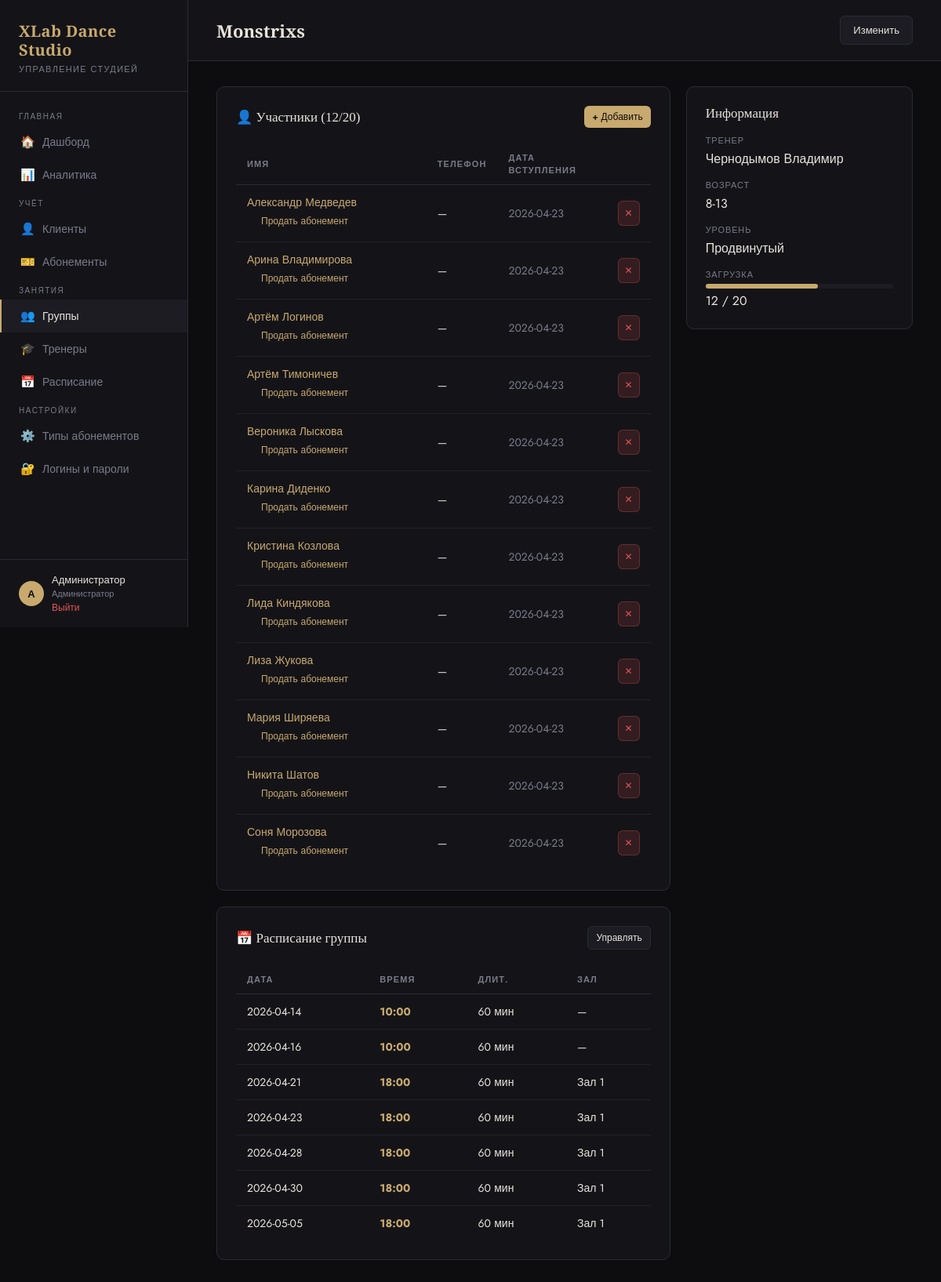
Screenshot of /groups/2 (signed in) with the database file from the repository.
### tables this page shows
CREATE TABLE users (
            id INTEGER PRIMARY KEY AUTOINCREMENT,
            role TEXT NOT NULL, -- admin | trainer
            username TEXT UNIQUE NOT NULL,
            password TEXT NOT NULL,
            name TEXT NOT NULL,
            trainer_id INTEGER UNIQUE REFERENCES trainers(id) ON DELETE CASCADE
        );

CREATE TABLE groups (
            id INTEGER PRIMARY KEY AUTOINCREMENT,
            name TEXT NOT NULL,
            trainer_id INTEGER REFERENCES trainers(id) ON DELETE SET NULL,
            age_range TEXT,
            level TEXT,
            max_capacity INTEGER DEFAULT 20,
            description TEXT,
            created_at TEXT DEFAULT (datetime('now','localtime'))
        );

CREATE TABLE client_groups (
            client_id INTEGER REFERENCES clients(id) ON DELETE CASCADE,
            group_id INTEGER REFERENCES groups(id) ON DELETE CASCADE,
            joined_date TEXT DEFAULT (date('now','localtime')),
            PRIMARY KEY (client_id, group_id)
        );

CREATE TABLE clients (
            id INTEGER PRIMARY KEY AUTOINCREMENT,
            name TEXT NOT NULL,
            phone TEXT,
            email TEXT,
            birthdate TEXT,
            parent_id INTEGER REFERENCES clients(id) ON DELETE SET NULL,
            notes TEXT,
            created_at TEXT DEFAULT (datetime('now','localtime'))
        );

CREATE TABLE schedule (
            id INTEGER PRIMARY KEY AUTOINCREMENT,
            group_id INTEGER REFERENCES groups(id) ON DELETE CASCADE,
            date TEXT NOT NULL,
            time TEXT NOT NULL,
            duration_minutes INTEGER DEFAULT 60,
            room TEXT,
            notes TEXT
        );

### app.py (the view)
@app.route('/groups/<int:id>')
@login_required
def group_detail(id):
    db = get_db()
    group = db.execute('''
        SELECT g.*, {trainers_names} as trainer_name
        FROM groups g
        WHERE g.id=?
    '''.format(trainers_names=group_trainers_names_subquery('g')), (id,)).fetchone()
    members = db.execute('''
        SELECT c.*, cg.joined_date FROM clients c
        JOIN client_groups cg ON c.id = cg.client_id
        WHERE cg.group_id=? ORDER BY CASE WHEN instr(c.name, ' ') > 0 THEN substr(c.name, 1, instr(c.name, ' ')-1) ELSE c.name END COLLATE NOCASE, c.name COLLATE NOCASE
    ''', (id,)).fetchall()
    all_clients = db.execute('''
        SELECT * FROM clients WHERE id NOT IN
        (SELECT client_id FROM client_groups WHERE group_id=?) ORDER BY CASE WHEN instr(name, ' ') > 0 THEN substr(name, 1, instr(name, ' ')-1) ELSE name END COLLATE NOCASE, name COLLATE NOCASE
    ''', (id,)).fetchall()
    schedule = db.execute('SELECT * FROM schedule WHERE group_id=? ORDER BY date, time', (id,)).fetchall()
    return render_template('group_detail.html', group=group, members=members, all_clients=all_clients, schedule=schedule)

### app.py (called while the page is built, shortened)
def current_role():
    return session.get('role', 'admin')

def is_admin():
    return current_role() == 'admin'

def sync_session_user():
    if 'user_id' not in session:
        return
    db = get_db()
    user = db.execute('SELECT role, trainer_id, name FROM users WHERE id=?', (session['user_id'],)).fetchone()
    if not user:
        session.clear()
        return
    session['role'] = user['role']
    session['trainer_id'] = user['trainer_id']
    session['user_name'] = user['name']

def group_trainers_names_subquery(alias='g'):
    return f"(SELECT GROUP_CONCAT(t2.name, ', ') FROM group_trainers gt2 JOIN trainers t2 ON t2.id=gt2.trainer_id WHERE gt2.group_id={alias}.id)"

@app.before_request
def setup():
    if request.endpoint is None:
        return
    if request.endpoint in ('login', 'logout', 'static'):
        return
    if 'user_id' not in session:
        return
    sync_session_user()
    if is_admin():
        return

def login_required(f):
    from functools import wraps
    @wraps(f)
    def decorated(*args, **kwargs):
        if 'user_id' not in session:
            return redirect(url_for('login'))
        return f(*args, **kwargs)
    return decorated

### database.py (called while the page is built)
def get_db():
    from app import app
    if 'db' not in g:
        g.db = sqlite3.connect(DATABASE)
        g.db.row_factory = sqlite3.Row
        g.db.execute("PRAGMA foreign_keys = ON")
    return g.db

### templates/group_detail.html (shortened to what this page needs)
{% extends "base.html" %}
{% block topbar_title %}{{ group.name }}{% endblock %}
{% block topbar_actions %}
  <a href="{{ url_for('edit_group', id=group.id) }}" class="btn btn-secondary">Изменить</a>
{% endblock %}
{% block content %}
<div style="display:grid; grid-template-columns: 2fr 1fr; gap: 20px">
  <div>
    <div class="card">
      <div class="card-header">
        <div class="card-title">👤 Участники ({{ members|length }}/{{ group.max_capacity }})</div>
        <button class="btn btn-primary btn-sm" onclick="document.getElementById('add-client-modal').classList.add('open')">+ Добавить</button>
      </div>
      {% if members %}
      <div class="table-wrap">
        <table>
          <thead><tr><th>Имя</th><th>Телефон</th><th>Дата вступления</th><th></th></tr></thead>
          <tbody>
            {% for m in members %}
            <tr>
              <td>
                <a href="{{ url_for('client_detail', id=m.id) }}">{{ m.name }}</a>
                <a href="{{ url_for('sell_subscription', client_id=m.id) }}" class="btn btn-link btn-sm" style="margin-left:8px; font-size:12px;">Продать абонемент</a>
              </td>
              <td>{{ m.phone or '—' }}</td>
              <td style="color:var(--muted)">{{ m.joined_date }}</td>
              <td>
                <form method="POST" action="{{ url_for('remove_client_from_group', group_id=group.id, client_id=m.id) }}" onsubmit="return confirm('Убрать из группы?')">
                  <button class="btn btn-danger btn-sm btn-icon">✕</button>
                </form>
              </td>
            </tr>
            {% endfor %}
          </tbody>
        </table>
      </div>
      {% else %}
      <div class="empty-state"><div class="icon">👤</div><p>В группе пока нет участников</p></div>
      {% endif %}
    </div>
    <div class="card" style="margin-top: 20px">
      <div class="card-header">
        <div class="card-title">📅 Расписание группы</div>
        <a href="{{ url_for('schedule') }}" class="btn btn-secondary btn-sm">Управлять</a>
      </div>
      {% if schedule %}
      <div class="table-wrap">
        <table>
          <thead><tr><th>Дата</th><th>Время</th><th>Длит.</th><th>Зал</th></tr></thead>
          <tbody>
            {% for s in schedule %}
            <tr>
              <td>{{ s.date }}</td>
              <td><strong style="color:var(--accent)">{{ s.time }}</strong></td>
              <td>{{ s.duration_minutes }} мин</td>
              <td>{{ s.room or '—' }}</td>
            </tr>
            {% endfor %}
          </tbody>
        </table>
      </div>
      {% else %}
      <div class="empty-state"><div class="icon">📅</div><p>Занятий не запланировано</p></div>
      {% endif %}
    </div>
  </div>
  <div class="card" style="height: fit-content">
    <div class="card-title" style="margin-bottom:16px">Информация</div>
    <div style="display:flex; flex-direction:column; gap:14px">
      <div>
        <div style="font-size:11px; color:var(--muted); text-transform:uppercase; letter-spacing:.08em; margin-bottom:4px">Тренер</div>
        <div>{{ group.trainer_name or '—' }}</div>
      </div>
      <div>
        <div style="font-size:11px; color:var(--muted); text-transform:uppercase; letter-spacing:.08em; margin-bottom:4px">Возраст</div>
        <div>{{ group.age_range or '—' }}</div>
      </div>
      <div>
        <div style="font-size:11px; color:var(--muted); text-transform:uppercase; letter-spacing:.08em; margin-bottom:4px">Уровень</div>
        <div>{{ group.level or '—' }}</div>
      </div>
      <div>
        <div style="font-size:11px; color:var(--muted); text-transform:uppercase; letter-spacing:.08em; margin-bottom:4px">Загрузка</div>
        <div>
          <div style="height:6px; background:var(--surface2); border-radius:3px; margin-bottom:4px">
            <div style="height:6px; background:var(--accent); border-radius:3px; width:{{ [(members|length / group.max_capacity * 100)|int, 100]|min }}%"></div>
          </div>
          {{ members|length }} / {{ group.max_capacity }}
        </div>
      </div>
    </div>
  </div>
</div>
{% endblock %}

### templates/base.html (shortened to what this page needs)
<!DOCTYPE html>
<html lang="ru">
<head>
</head>
<body>
<aside class="sidebar">
  <div class="sidebar-logo">
    <h1>XLab Dance<br>Studio</h1>
    <p>Управление студией</p>
  </div>
  <nav class="nav">
    <div class="nav-section">Главная</div>
    <a href="{{ url_for('dashboard') }}" class="{{ 'active' if request.endpoint == 'dashboard' }}">
      <span class="icon">🏠</span> Дашборд
    </a>
    {% if session.role == 'admin' %}
    <a href="{{ url_for('analytics') }}" class="{{ 'active' if request.endpoint == 'analytics' }}">
      <span class="icon">📊</span> Аналитика
    </a>
    {% endif %}
    {% if session.role == 'admin' %}
    <div class="nav-section">Учёт</div>
    <a href="{{ url_for('clients') }}" class="{{ 'active' if 'client' in request.endpoint }}">
      <span class="icon">👤</span> Клиенты
    </a>
    <a href="{{ url_for('subscriptions') }}" class="{{ 'active' if 'subscription' in request.endpoint and request.endpoint != 'subscription_types' }}">
      <span class="icon">🎫</span> Абонементы
    </a>
    {% endif %}
    <div class="nav-section">Занятия</div>
    {% if session.role == 'admin' %}
    <a href="{{ url_for('groups') }}" class="{{ 'active' if 'group' in request.endpoint }}">
      <span class="icon">👥</span> Группы
    </a>
    {% endif %}
    {% if session.role == 'admin' %}
    <a href="{{ url_for('trainers') }}" class="{{ 'active' if 'trainer' in request.endpoint }}">
      <span class="icon">🎓</span> Тренеры
    </a>
    {% endif %}
    <a href="{{ url_for('schedule') }}" class="{{ 'active' if 'schedule' in request.endpoint or 'attendance' in request.endpoint }}">
      <span class="icon">📅</span> Расписание
    </a>
    {% if session.role == 'admin' %}
    <div class="nav-section">Настройки</div>
    <a href="{{ url_for('subscription_types') }}" class="{{ 'active' if request.endpoint == 'subscription_types' }}">
      <span class="icon">⚙️</span> Типы абонементов
    </a>
    <a href="{{ url_for('accounts') }}" class="{{ 'active' if 'account' in request.endpoint }}">
      <span class="icon">🔐</span> Логины и пароли
    </a>
    {% endif %}
  </nav>
  <div class="sidebar-user">
    <div class="avatar">{{ session.user_name[0] if session.user_name }}</div>
    <div>
      <div style="color: var(--text); font-size: 13px;">{{ session.user_name }}</div>
      <div style="font-size: 11px; color: var(--muted);">{{ 'Администратор' if session.role == 'admin' else 'Тренер' }}</div>
      <a href="{{ url_for('logout') }}">Выйти</a>
    </div>
  </div>
</aside>
<div class="main">
  <div class="topbar">
    <h2>{% block topbar_title %}{% endblock %}</h2>
    <div>{% block topbar_actions %}{% endblock %}</div>
  </div>
  <div class="content">
    {% block content %}{% endblock %}
  </div>
</div>
</body>
</html>

### templates/base.html (style rules this page uses)
:root { --bg: #0d0d0f; --surface: #141418; --surface2: #1c1c22; --border: #2a2a35; --accent: #c8a96e; --accent2: #e8c88a; --text: #e8e4dc; --muted: #7a7a8a; --danger: #e05555; --success: #5cb87a; --warning: #e0a055; --info: #5599e0; --sidebar-w: 240px; }
* { box-sizing: border-box; margin: 0; padding: 0; }
body { background: var(--bg); color: var(--text); font-family: 'Jost', sans-serif; font-weight: 400; min-height: 100vh; display: flex; }
.sidebar { width: var(--sidebar-w); min-height: 100vh; background: var(--surface); border-right: 1px solid var(--border); display: flex; flex-direction: column; position: fixed; top: 0; left: 0; z-index: 100; }
.sidebar-logo { padding: 28px 24px 20px; border-bottom: 1px solid var(--border); }
.sidebar-logo h1 { font-family: 'Playfair Display', serif; font-size: 20px; font-weight: 700; color: var(--accent); letter-spacing: 0.02em; line-height: 1.2; }
.sidebar-logo p { font-size: 11px; color: var(--muted); letter-spacing: 0.12em; text-transform: uppercase; margin-top: 4px; }
.nav { flex: 1; padding: 16px 0; overflow-y: auto; max-height: calc(100vh - 200px); }
.nav-section { padding: 8px 24px 4px; font-size: 10px; letter-spacing: 0.15em; text-transform: uppercase; color: var(--muted); }
.nav a { display: flex; align-items: center; gap: 10px; padding: 10px 24px; color: var(--muted); text-decoration: none; font-size: 14px; font-weight: 400; transition: all 0.2s; border-left: 2px solid transparent; }
.nav a:hover, .nav a.active { color: var(--text); background: var(--surface2); border-left-color: var(--accent); }
.nav a .icon { width: 18px; text-align: center; font-size: 15px; }
.sidebar-user { padding: 16px 24px; border-top: 1px solid var(--border); font-size: 13px; color: var(--muted); display: flex; align-items: center; gap: 10px; }
.sidebar-user .avatar { width: 32px; height: 32px; border-radius: 50%; background: var(--accent); display: flex; align-items: center; justify-content: center; color: var(--bg); font-weight: 700; font-size: 13px; }
.sidebar-user a { color: var(--danger); text-decoration: none; font-size: 12px; }
.main { margin-left: var(--sidebar-w); flex: 1; min-height: 100vh; }
.topbar { padding: 20px 36px; border-bottom: 1px solid var(--border); background: var(--surface); display: flex; align-items: center; justify-content: space-between; position: sticky; top: 0; z-index: 50; }
.topbar h2 { font-family: 'Playfair Display', serif; font-size: 22px; font-weight: 600; color: var(--text); }
.content { padding: 32px 36px; }
.card { background: var(--surface); border: 1px solid var(--border); border-radius: 10px; padding: 24px; }
.card-header { display: flex; align-items: center; justify-content: space-between; margin-bottom: 20px; }
.card-title { font-family: 'Playfair Display', serif; font-size: 17px; color: var(--text); }
.table-wrap { overflow-x: auto; }
table { width: 100%; border-collapse: collapse; }
th { text-align: left; padding: 10px 14px; font-size: 11px; font-weight: 600; letter-spacing: 0.1em; text-transform: uppercase; color: var(--muted); border-bottom: 1px solid var(--border); }
td { padding: 12px 14px; font-size: 14px; border-bottom: 1px solid rgba(42,42,53,0.6); vertical-align: middle; }
tr:last-child td { border-bottom: none; }
.btn { display: inline-flex; align-items: center; gap: 6px; padding: 8px 16px; border-radius: 6px; font-size: 13px; font-weight: 500; cursor: pointer; border: none; text-decoration: none; transition: all 0.2s; font-family: 'Jost', sans-serif; }
.btn-primary { background: var(--accent); color: var(--bg); }
.btn-secondary { background: var(--surface2); color: var(--text); border: 1px solid var(--border); }
.btn-danger { background: rgba(224,85,85,0.15); color: var(--danger); border: 1px solid rgba(224,85,85,0.3); }
.btn-sm { padding: 5px 10px; font-size: 12px; }
.btn-icon { padding: 6px 8px; }
a { color: var(--accent); text-decoration: none; }

### rows the page displays
users: name "А", user_name "Администратор", role "Администратор"
groups: name "Monstrixs", max_capacity "20", age_range "8-13", level "Продвинутый"
client_groups: name "Александр Медведев", phone "—", joined_date "2026-04-23"
client_groups: name "Арина Владимирова", phone "—", joined_date "2026-04-23"
client_groups: name "Артём Логинов", phone "—", joined_date "2026-04-23"
client_groups: name "Артём Тимоничев", phone "—", joined_date "2026-04-23"
client_groups: name "Вероника Лыскова", phone "—", joined_date "2026-04-23"
client_groups: name "Карина Диденко", phone "—", joined_date "2026-04-23"
client_groups: name "Кристина Козлова", phone "—", joined_date "2026-04-23"
client_groups: name "Лида Киндякова", phone "—", joined_date "2026-04-23"
client_groups: name "Лиза Жукова", phone "—", joined_date "2026-04-23"
client_groups: name "Мария Ширяева", phone "—", joined_date "2026-04-23"
client_groups: name "Никита Шатов", phone "—", joined_date "2026-04-23"
client_groups: name "Соня Морозова", phone "—", joined_date "2026-04-23"
schedule: date "2026-04-14", time "10:00", duration_minutes "60", room "—"
schedule: date "2026-04-16", time "10:00", duration_minutes "60", room "—"
schedule: date "2026-04-21", time "18:00", duration_minutes "60", room "Зал 1"
schedule: date "2026-04-23", time "18:00", duration_minutes "60", room "Зал 1"
schedule: date "2026-04-28", time "18:00", duration_minutes "60", room "Зал 1"
schedule: date "2026-04-30", time "18:00", duration_minutes "60", room "Зал 1"
schedule: date "2026-05-05", time "18:00", duration_minutes "60", room "Зал 1"

### other values shown
{{ members|length }} "12"
{{ group.trainer_name or '—' }} "Чернодымов Владимир"
